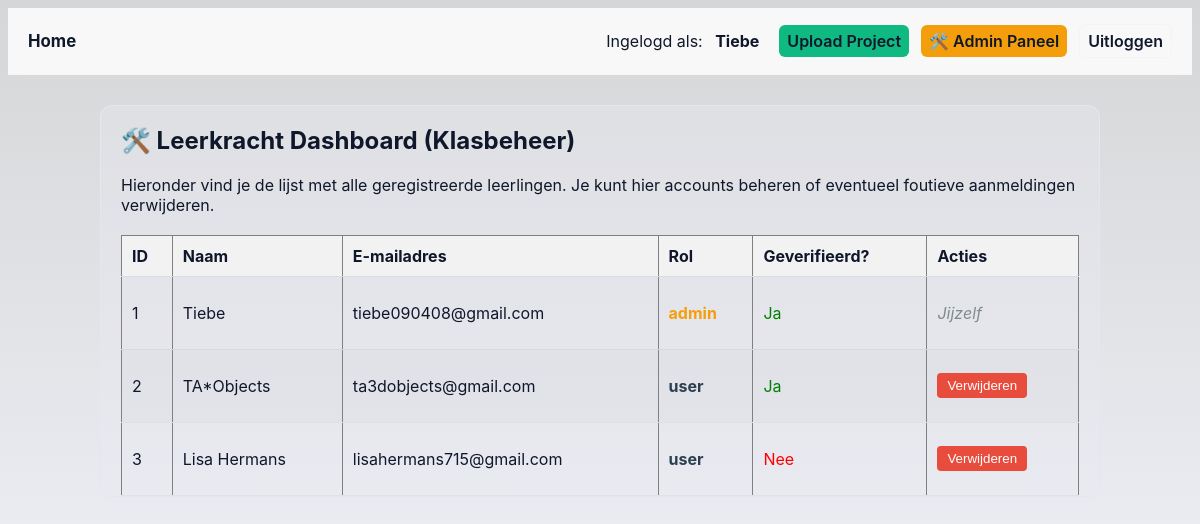
The app's page /admin/dashboard (signed in), older data.
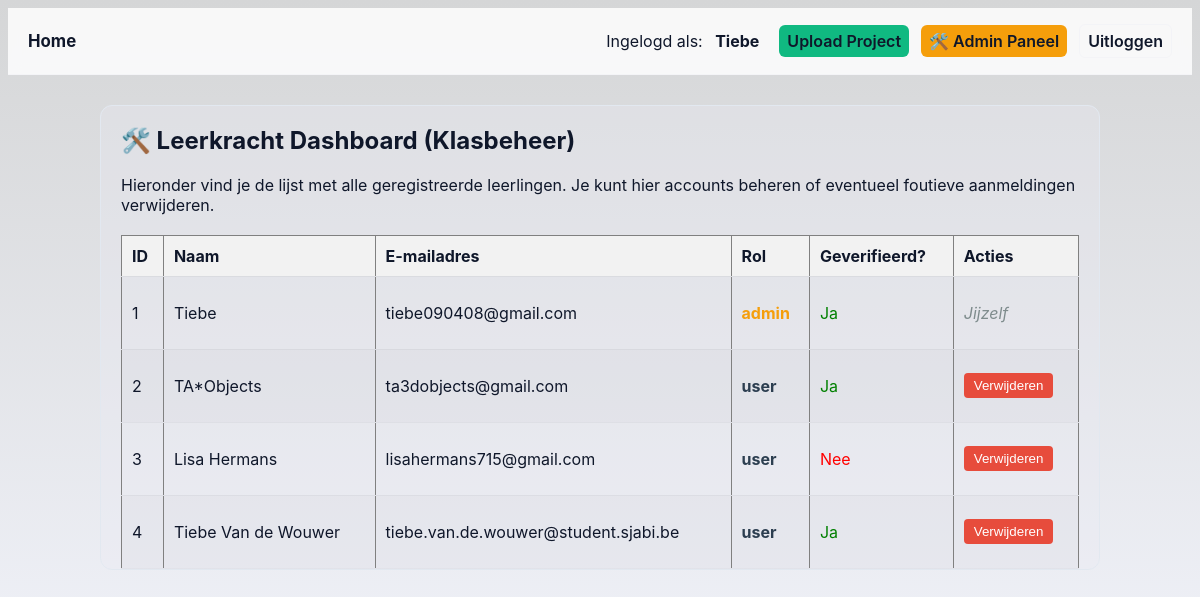
The same page, newer data.
### tables this page shows
CREATE TABLE users (
            id INTEGER PRIMARY KEY AUTOINCREMENT,
            name TEXT NOT NULL,
            email TEXT UNIQUE NOT NULL,
            password_hash TEXT NOT NULL,
            verified INTEGER DEFAULT 0,
            role TEXT DEFAULT 'user'  -- HIERMEE HOUDEN WE DE ROL BIJ
        );

### app.py (the view)
@app.route('/admin/dashboard')
def admin_dashboard():
    if 'user_role' not in session or session['user_role'] != 'admin':
        return "Toegang geweigerd! Je bent geen leerkracht.", 403
    conn = get_db_connection()
    db = conn.cursor()
    gebruikers = db.execute("SELECT id, name, email, role, verified FROM users").fetchall()
    aantal_leerlingen = db.execute("SELECT COUNT(*) FROM users WHERE role = 'user'").fetchone()[0]
    aantal_admins = db.execute("SELECT COUNT(*) FROM users WHERE role = 'admin'").fetchone()[0]
    conn.close()
    return render_template('admin_dashboard.html',
                           gebruikers=gebruikers,
                           aantal_leerlingen=aantal_leerlingen,
                           aantal_admins=aantal_admins)

### app.py (called while the page is built)
def get_db_connection():
    conn = sqlite3.connect('registrants.db')
    conn.row_factory = sqlite3.Row
    return conn

@app.context_processor
def inject_theme():
    theme = session.get('theme', 'light')
    if theme not in ['light', 'dark', 'ocean', 'dark-neon', 'soft-nature', 'sunset', 'frosted-ice', 'retro-gaming', 'coffee', 'cyberpunk']:
        theme = 'light'
    return {'theme_class': theme}

### templates/admin_dashboard.html
{% extends "layout.html" %}
{% block content %}
<h2>🛠️ Leerkracht Dashboard (Klasbeheer)</h2>
<p>Hieronder vind je de lijst met alle geregistreerde leerlingen. Je kunt hier accounts beheren of eventueel foutieve aanmeldingen verwijderen.</p>
<table border="1" style="width: 100%; border-collapse: collapse; margin-top: 20px; text-align: left;">
    <thead>
        <tr style="background-color: #f2f2f2;">
            <th style="padding: 10px;">ID</th>
            <th style="padding: 10px;">Naam</th>
            <th style="padding: 10px;">E-mailadres</th>
            <th style="padding: 10px;">Rol</th>
            <th style="padding: 10px;">Geverifieerd?</th>
            <th style="padding: 10px;">Acties</th>
        </tr>
    </thead>
    <tbody>
        {% for gebruiker in gebruikers %}
        <tr>
            <td style="padding: 10px;">{{ gebruiker['id'] }}</td>
            <td style="padding: 10px;">{{ gebruiker['name'] }}</td>
            <td style="padding: 10px;">{{ gebruiker['email'] }}</td>
            <td style="padding: 10px;">
                <span class="role-badge role-{{ gebruiker['role'] }}">
                    {{ gebruiker['role'] }}
                </span>
            </td>
            <td style="padding: 10px;">
                {% if gebruiker['verified'] == 1 %} <p style="color: green;">Ja</p> {% else %} <p style="color: red;">Nee</p> {% endif %}
            </td>
            <td style="padding: 10px;">
                {% if gebruiker['id'] != session['user_id'] %}
                    <form action="{{ url_for('admin_delete_user', user_id=gebruiker['id']) }}" method="post" onsubmit="return confirm('Weet je zeker dat je deze gebruiker wilt verwijderen?');" style="margin:0;">
                        <button type="submit" style="background-color: #e74c3c; color: white; border: none; padding: 5px 10px; border-radius: 4px; cursor: pointer;">Verwijderen</button>
                    </form>
                {% else %}
                    <span style="color: #7f8c8d; font-style: italic;">Jijzelf</span>
                {% endif %}
            </td>
        </tr>
        {% endfor %}
    </tbody>
</table>
{% endblock %}

### templates/layout.html (shortened to what this page needs)
<!DOCTYPE html>
<html lang="nl">
<head>
    <link rel="stylesheet" href="{{ url_for('static', filename='style.css') }}">
</head>
<body class="{{ theme_class }}">
    <header>
        <nav>
            <a href="{{ url_for('index') }}" class="nav-logo">Home</a>
            <div class="nav-links">
                {% if session.user_id %}
                    <span>Ingelogd als: <a href="/profile" class="profile-link"><strong>{{ session.user_name }}</strong></a></span>
                    <a href="{{ url_for('upload_project') }}" class="btn btn-success">Upload Project</a>
                    {% if session.user_role == 'admin' %}
                        <a href="/admin/dashboard" class="btn btn-accent">🛠️ Admin Paneel</a>
                    {% endif %}
                    <a href="{{ url_for('logout') }}" class="btn btn-ghost">Uitloggen</a>
                {% else %}
                    <span class="badge-guest">Modus: Gast</span>
                    <a href="{{ url_for('login') }}" class="nav-link">Inloggen</a>
                    <a href="{{ url_for('register') }}" class="nav-link">Registreren</a>
                {% endif %}
            </div>
        </nav>
    </header>
    <main class="container">
        {% block content %}
        {% endblock %}
    </main>
</body>
</html>

### static/style.css (style rules this page uses)
:root { --bg: #f5f7ff; --bg-gradient: #d5d6d7; --card: #ffffff; --muted: #64748b; --primary: #4f46e5; --primary-light: #818cf8; --accent: #f59e0b; --success: #10b981; --danger: #ef4444; --text: #0f172a; --border: #e2e8f0; --glass: rgba(234, 234, 244, 0.34); }
* { box-sizing: border-box }
html,body { height:100% }
body { font-family: Inter, system-ui, -apple-system, 'Segoe UI', Roboto, 'Helvetica Neue', Arial; background: linear-gradient(180deg, var(--bg-gradient) 0%, var(--bg) 100%); background-attachment: fixed; color:var(--text); min-height:100%; -webkit-font-smoothing:antialiased; }
.container { background:var(--glass); border:1px solid var(--border); border-radius:12px; max-width:1000px; margin:30px auto; padding:0 20px; }
header nav { display:flex; justify-content:space-between; align-items:center; gap:16px; padding:16px 20px; background:rgba(255,255,255,0.82); backdrop-filter: blur(6px); border-bottom:1px solid var(--glass); }
.nav-logo { font-weight:700; color:var(--text); text-decoration:none; font-size:1.05rem; }
.nav-links { display:flex;align-items:center;gap:12px }
.nav-links a { color:var(--text);text-decoration:none;padding:6px 8px;border-radius:6px }
.btn { display:inline-block;padding:8px 12px;border-radius:6px;border:none;cursor:pointer;text-decoration:none;font-weight:600 }
.btn-accent { background:var(--accent);color:white }
.btn-success { background:var(--success);color:white }
.btn-ghost { background:transparent;border:1px solid var(--glass);color:var(--text) }
.profile-link { color:var(--primary);text-decoration:underline }
table { width:100%;border-collapse:collapse }
table th,table td { padding:10px;border-bottom:1px solid rgba(0,0,0,0.04);text-align:left }
table tr:nth-child(even) { background:rgba(0,0,0,0.02) }
.role-badge { font-weight:700 }
.role-admin { color:var(--accent) }
.role-user { color:#2c3e50 }

Row changes from the older to the newer data that the page shows:
added users: id "4", name "Tiebe Van de Wouwer", email "tiebe.van.de.wouwer@student.sjabi.be", role "user", verified "Ja"
